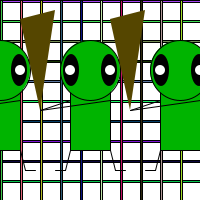
Frame 1 (no input)
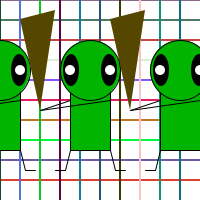
Frame 60 (the mouse pressed at the canvas centre just before this capture)
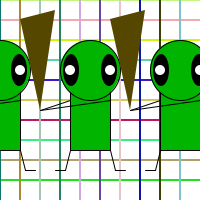
Frame 120 (the mouse held since frame 60 and released just before this capture)

The Processing sketch that drew these frames (run headless with seeded random() and noise(); from frame 60 on, the mouse is pressed at the canvas centre):

// Processing sketch: processing_129288
// ── processing_129288.pde

int monsterX;
int monsterY;
int richting;
int teller;
boolean test;
int spatieBackground;
int spatie;
int loopY;
int loopX;
int stop;

void setup() {
  size(200, 200);
  background(255);
  monsterY = 100;
  richting = 5;
  teller = 0;
  test = true;
  spatie = 90;
  spatieBackground = 20;
  stop = 1000;
}

void draw() {
  background(255);
  achtergrond();
  /*update();
  testRand();*/
  for(int i=0; i<stop; i=i+spatie){
    drawMonster(i,100);
  }

  monsterX = mouseX; 
}

void achtergrond(){
  while(loopY<200){
    fill(random(255), random(255), random(255));
    rect(0, loopY, 500, 2);
    loopY = loopY + spatieBackground;
  }
  loopY=0; //verticale strepen (loop)
  while(loopX<200){
    fill(random(255), random(255), random(255));
    rect(loopX, 0, 2, 500);
    loopX = loopX + spatieBackground;
  }
  loopX=0;
}

/*void update(){
 monsterY = monsterY + richting; 
}

void testRand(){
    if(monsterY <= 0 || monsterY >= height){  //voorwaarde heen en weer bewegen
    richting = -richting; //omdraaien van richting
    teller = teller + 1; //de teller
  } 
}*/

void drawMonster(int monsterX, int monsterY){
 rectMode(CENTER);
  stroke(0);
  if(test){fill(0, 180, 0);}
  if(!test){fill(0,100, 0);}
  if(teller == 10){ teller = 0; test = !test;}
  //fill(0, 180, 0);
  rect( monsterX, monsterY, 40, 100); // body
  ellipse(monsterX, monsterY-30, 60, 60); //head
  fill(0);
  noStroke();
  ellipse(monsterX-19, monsterY-30, 16, 32); //left eye
  ellipse(monsterX+19, monsterY-30, 16, 32); //right eye
  fill(255);
  ellipse(monsterX-20, monsterY-30, 10, 10); //left pupil
  ellipse(monsterX+20, monsterY-30, 10, 10); //right pupil
  stroke(0);
  line(monsterX-20, monsterY+50, monsterX-25, monsterY+70); //left leg
  line(monsterX-25, monsterY+70, monsterX-35, monsterY+70); //left foot
  line(monsterX+20, monsterY+50, monsterX+25, monsterY+70); //right leg
  line(monsterX+25, monsterY+70, monsterX+35, monsterY+70); //right foot
  line(monsterX-20, monsterY, monsterX-50, monsterY+10); //left arm
  line(monsterX+20, monsterY, monsterX-50, monsterY+10); //right arm
  fill(85, 70, 0);
  noStroke();
  triangle(monsterX-50, monsterY+10, monsterX-35, monsterY-90, monsterX-70, monsterY-81); //knuppel 
}
